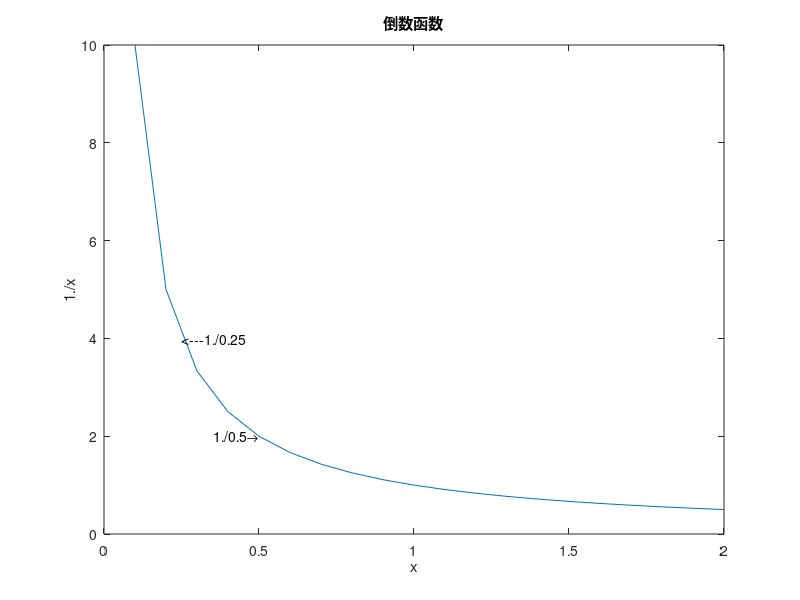

MATLAB code to generate this figure:
x=0:0.1:2;
plot(x,1./x)
title('倒数函数')
xlabel('x'),ylabel('1./x')
text(0.25,1./0.25,'<---1./0.25')
text(0.5,1./0.5,'1./0.5\rightarrow','horizontalalignment','right')
%rightarrow表示→，同理，leftarrow表示←
%horizontal alignment,表示文本右对齐

